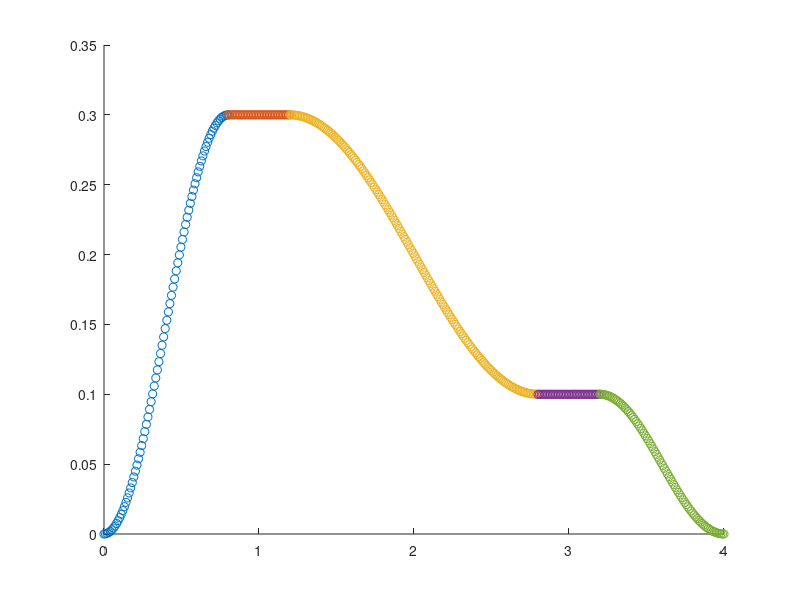

The MATLAB script that drew this image: (Note: this script raises an error after producing the figure.)
close all

% TO CHANGE

T = 4; % Total duration
D1 = 0.4; % Grip deadtime
D2 = 0.4; % Release deatime
d1 = 0.8; % TO duration
d2 = 0.8; % TRANSITION 1 duration
d3 = 0.8; % TRANSITION 2 duration
d4 = 0.8; % RETURN duration
A1 = 0.3; % TO distance
A2 = 0.1; % Release distance

N = 400; % Number of 'POINTS'

C1 = A1-A2;
E1 = A1+A2;

filename = 'Profile_y';

% END TO CHANGE



% Calculate each section number of points
N1 = int16(N/T*d1);
N2 = int16(N/T*D1);
N3 = int16(N/T*(d2+d3));
% N4 = int16(N/T*d3);
N5 = int16(N/T*D2);
N6 = N-N1-N2-N3-N5;

% Determine end of phase 1 and 2 time
l1 = 0+d1;
l2 = l1+D1;
l3 = l2+d3+d4;
% l4 = l3+d4;
l5 = l3+D2;

% linearly spread space for all 3 phases
n1 = linspace(0,d1,N1);
n2 = linspace(l1,l2,N2);
n3 = linspace(l2,l3,N3);
% n4 = linspace(l3,l4,N4);
n5 = linspace(l3,l5,N5);
n6 = linspace(l5,T,N6);

% Phase 1, reshape to fit 1xn
y1 = (-A1*cos(1/d1*pi*n1) + A1)/2;
y1 = reshape(y1, [N1,1]);

% Phase 2, only get 1st column
y2 = A1*ones(N2);
y2 = y2(:,1);

% Phase 3, reshape to fit 1xn
y3 = (C1*cos(1/(d2+d3)*pi*(n3-l2)) + E1)/2;
y3 = reshape(y3, [N3,1]);

% Phase 4, reshape to fit 1xn
% % y4 = (-A2*cos(1/d3*pi*(n4-l3)) + A2)/2;
% % y4 = reshape(y4, [N4,1]);

% Phase 5, only get 1st column
y5 = A2*ones(N5);
y5 = y5(:,1);

% Phase 6, reshape to fit 1xn
y6 = (A2*cos(1/d4*pi*(n6-l5)) + A2)/2;
y6 = reshape(y6, [N6,1]);

% join x and y axis 
y = [y1; y2; y3; y5; y6];
n = [reshape(n1, [N1,1]); reshape(n2, [N2,1]); reshape(n3, [N3,1]); reshape(n5, [N5,1]); reshape(n6, [N6,1])];
y_profile_V2 = [n y];

% Export
save(filename,'y_profile_V2');

% Visualise plots
scatter(n1,y1);
hold on;
scatter(n2,y2);
scatter(n3,y3);
% scatter(n4,y4);
scatter(n5,y5);
scatter(n6,y6);

scatter(grip_profile_V2(:,1),grip_profile_V2(:,2))
scatter(z_profile_V2(:,1),z_profile_V2(:,2))


